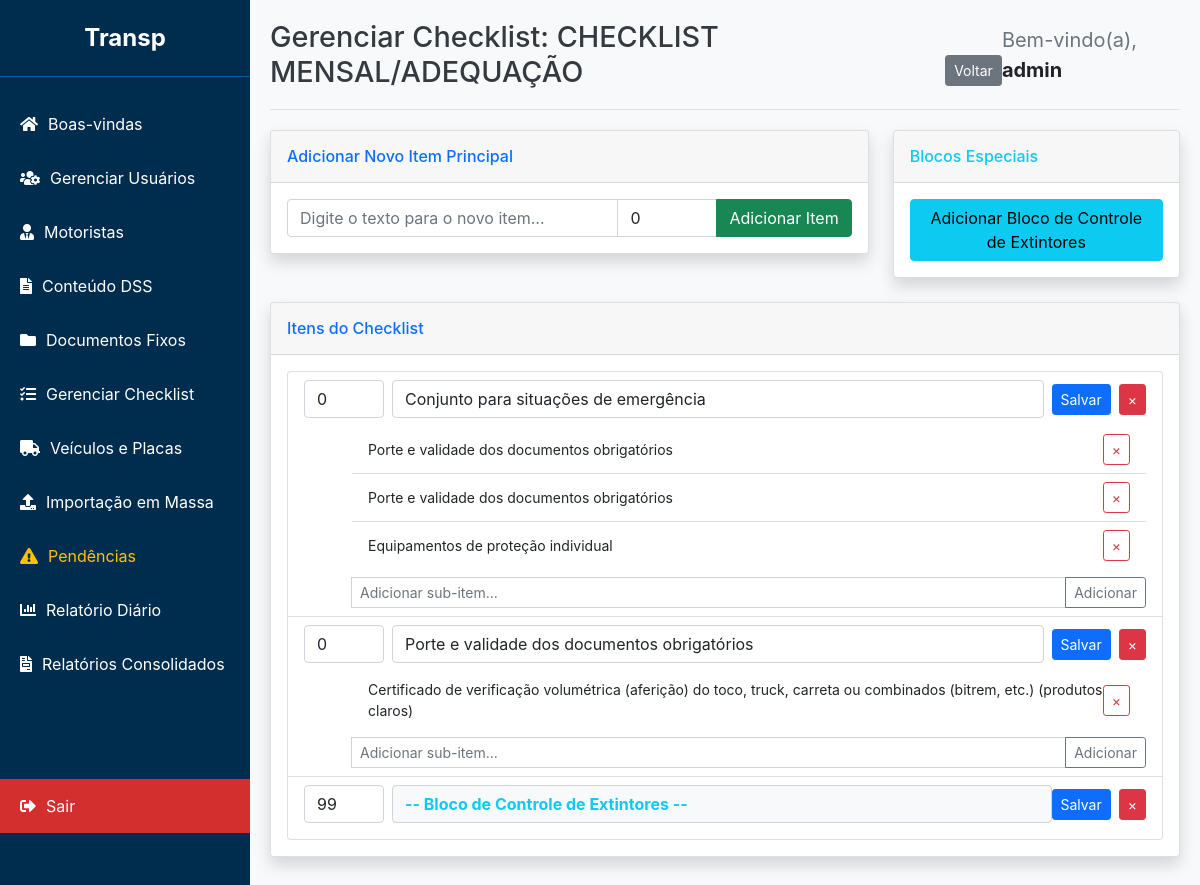
The app's page /admin/checklists/2 (signed in) with its own data.
### app/models.py (models this page shows)
class Checklist(db.Model):
    id = db.Column(db.Integer, primary_key=True)
    titulo = db.Column(db.String(200), nullable=False)
    unidade = db.Column(db.String(100), nullable=True)
    tipo = db.Column(db.String(50), nullable=False)
    codigo = db.Column(db.String(50), nullable=False)
    revisao = db.Column(db.String(20), nullable=False)
    data = db.Column(db.Date, nullable=False)
    ativo = db.Column(db.Boolean, default=True, nullable=False)
    itens = db.relationship('ChecklistItem', backref='checklist', lazy='dynamic', cascade="all, delete-orphan")
    preenchimentos = db.relationship('ChecklistPreenchido', backref='checklist', lazy=True, cascade="all, delete-orphan")

class ChecklistItem(db.Model):
    id = db.Column(db.Integer, primary_key=True)
    checklist_id = db.Column(db.Integer, db.ForeignKey('checklist.id'), nullable=False)
    texto = db.Column(db.String(500), nullable=False)
    ordem = db.Column(db.Integer, default=0)
    parent_id = db.Column(db.Integer, db.ForeignKey('checklist_item.id'), nullable=True)
    sub_itens = db.relationship('ChecklistItem', backref=db.backref('parent', remote_side=[id]), lazy='dynamic', cascade="all, delete-orphan")

### app/routes.py (the view)
@admin_bp.route('/checklists/<int:checklist_id>')
@login_required()
def view_checklist(checklist_id):
    checklist = Checklist.query.get_or_404(checklist_id)
    user_role = session.get('role')
    user_unidade = session.get('unidade')
    if user_role != 'admin' and checklist.unidade != user_unidade:
        flash('Você não tem permissão para ver este checklist.', 'danger')
        return redirect(url_for('admin.checklists'))
    itens_principais = checklist.itens.filter_by(parent_id=None).order_by(ChecklistItem.ordem).all()
    return render_template(
        'checklist_detalhe.html',
        checklist=checklist,
        itens_principais=itens_principais
    )

### app/routes.py (called while the page is built)
def login_required(required_role=["admin", "master", "comum"]):
    def decorator(f):
        @wraps(f)
        def decorated_function(*args, **kwargs):
            if 'user_id' not in session:
                flash('Por favor, faça login para acessar esta página.', 'warning')
                return redirect(url_for('admin.login'))
            user_role = session.get('role')
            if user_role not in required_role:
                flash('Você não tem permissão para acessar esta página.', 'danger')
                return redirect(url_for('admin.dashboard'))
            return f(*args, **kwargs)
        return decorated_function
    return decorator

### app/templates/checklist_detalhe.html (shortened to what this page needs)
{% extends "base_adm.html" %}
{% block header %}
    Gerenciar Checklist: {{ checklist.titulo }}
    <a href="{{ url_for('admin.checklists') }}" class="btn btn-sm btn-secondary float-end">Voltar</a>
{% endblock %}
{% block content %}
<div class="row">
    <div class="col-md-8">
        <div class="card shadow mb-4">
            <div class="card-header py-3">
                <h6 class="m-0 font-weight-bold text-primary">Adicionar Novo Item Principal</h6>
            </div>
            <div class="card-body">
                <form action="{{ url_for('admin.add_checklist_item', checklist_id=checklist.id) }}" method="POST">
                    <div class="input-group">
                        <input type="text" name="texto" class="form-control" placeholder="Digite o texto para o novo item..." required>
                        <input type="number" name="ordem" class="form-control" placeholder="Ordem" value="0" style="max-width: 100px;">
                        <button class="btn btn-success" type="submit">Adicionar Item</button>
                    </div>
                </form>
            </div>
        </div>
    </div>
    <div class="col-md-4">
        <div class="card shadow mb-4">
            <div class="card-header py-3">
                <h6 class="m-0 font-weight-bold text-info">Blocos Especiais</h6>
            </div>
            <div class="card-body">
                <form action="{{ url_for('admin.add_checklist_item', checklist_id=checklist.id) }}" method="POST">
                    <div class="d-grid">
                        <button type="submit" class="btn btn-info">Adicionar Bloco de Controle de Extintores</button>
                    </div>
                </form>
            </div>
        </div>
    </div>
</div>
<div class="card shadow mb-4">
    <div class="card-header py-3">
        <h6 class="m-0 font-weight-bold text-primary">Itens do Checklist</h6>
    </div>
    <div class="card-body">
        {% if not itens_principais %}
            <div class="alert alert-info">Ainda não há itens neste checklist.</div>
        {% else %}
            <ul class="list-group">
                {% for item in itens_principais %}
                    <li class="list-group-item">
                        <div class="d-flex justify-content-between align-items-center mb-2">
                            <form action="{{ url_for('admin.edit_checklist_item', item_id=item.id) }}" method="POST" class="d-flex flex-grow-1 align-items-center">
                                <input type="number" name="ordem" value="{{ item.ordem }}" class="form-control me-2" style="width: 80px;">
                                {% if item.texto == '__BLOCO_EXTINTORES__' %}
                                    <span class="form-control bg-light text-info fw-bold">-- Bloco de Controle de Extintores --</span>
                                {% else %}
                                    <input type="text" name="texto" value="{{ item.texto }}" class="form-control me-2">
                                {% endif %}
                                <button type="submit" class="btn btn-sm btn-primary me-2">Salvar</button>
                            </form>
                            <form action="{{ url_for('admin.delete_checklist_item', item_id=item.id) }}" method="POST" onsubmit="return confirm('Tem certeza que deseja excluir este item e todos os seus sub-itens?');">
                                <button type="submit" class="btn btn-sm btn-danger">&times;</button>
                            </form>
                        </div>
                        {% if item.texto != '__BLOCO_EXTINTORES__' %}
                        <div class="ps-5">
                            <ul class="list-group list-group-flush">
                                {% for sub_item in item.sub_itens.order_by('ordem') %}
                                <li class="list-group-item d-flex justify-content-between align-items-center">
                                    <small>{{ sub_item.texto }}</small>
                                    <form action="{{ url_for('admin.delete_checklist_item', item_id=sub_item.id) }}" method="POST" onsubmit="return confirm('Tem certeza que deseja excluir este sub-item?');">
                                        <button type="submit" class="btn btn-sm btn-outline-danger">&times;</button>
                                    </form>
                                </li>
                                {% endfor %}
                            </ul>
                            <form action="{{ url_for('admin.add_checklist_item', checklist_id=checklist.id) }}" method="POST" class="input-group input-group-sm mt-2">
                                <input type="text" name="texto" class="form-control" placeholder="Adicionar sub-item..." required>
                                <button class="btn btn-outline-secondary" type="submit">Adicionar</button>
                            </form>
                        </div>
                        {% endif %}
                    </li>
                {% endfor %}
            </ul>
        {% endif %}
    </div>
</div>
{% endblock %}

### app/templates/base_adm.html (style rules this page uses)
:root { --sidebar-width: 250px; --header-height: 60px; --primary-blue: #002D4E; --light-blue: #005A9C; --logout-red: #d32f2f; --logout-red-hover: #c62828; --flash-success: #d4edda; --flash-success-text: #155724; --flash-error: #f8d7da; --flash-error-text: #721c24; --flash-info: #cce5ff; --flash-info-text: #004085; }
body { font-family: -apple-system, BlinkMacSystemFont, "Segoe UI", Roboto, "Helvetica Neue", Arial, sans-serif; margin: 0; background-color: #f8f9fa; }

### records on screen
Checklist: titulo "CHECKLIST MENSAL/ADEQUAÇÃO"
ChecklistItem: ordem "0", texto "Conjunto para situações de emergência"
ChecklistItem: texto "Porte e validade dos documentos obrigatórios"
ChecklistItem: texto "Porte e validade dos documentos obrigatórios"
ChecklistItem: texto "Equipamentos de proteção individual"
ChecklistItem: ordem "0", texto "Porte e validade dos documentos obrigatórios"
ChecklistItem: texto "Certificado de verificação volumétrica (aferição) do toco, truck, carreta ou combinados (bitrem, etc.) (produtos claros)"
ChecklistItem: ordem "99", shows "-- Bloco de Controle de Extintores --"

### other values on screen
{{ session.admin_user }} "admin"
